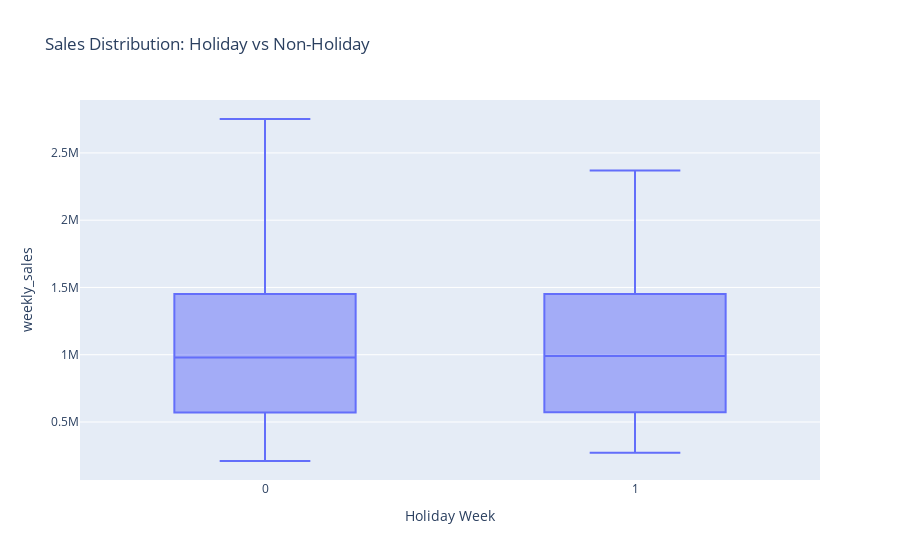

This figure's notebook cell:
### Code cell
fig = px.box(df, x='is_holiday', y='weekly_sales', 
             title='Sales Distribution: Holiday vs Non-Holiday',
             labels={'is_holiday': 'Holiday Week'})
fig.show()

### Figure 1 — Plotly figure (JSON) as saved in the notebook; plotly's stock layout.template omitted (floating-point values rounded to 4 significant figures; data arrays with more than 128 entries replaced by an {"elided": "..."} marker saying what was removed)
{"data": [{"alignmentgroup": "True", "hovertemplate": "Holiday Week=%{x}<br>weekly_sales=%{y}<extra></extra>", "legendgroup": "", "marker": {"color": "#636efa"}, "name": "", "notched": false, "offsetgroup": "", "orientation": "v", "showlegend": false, "type": "box", "x": {"elided": "2565 int values"}, "x0": " ", "xaxis": "x", "y": {"elided": "2565 float values"}, "y0": " ", "yaxis": "y"}], "layout": {"boxmode": "group", "legend": {"tracegroupgap": 0}, "title": {"text": "Sales Distribution: Holiday vs Non-Holiday"}, "xaxis": {"anchor": "y", "domain": [0, 1], "title": {"text": "Holiday Week"}}, "yaxis": {"anchor": "x", "domain": [0, 1], "title": {"text": "weekly_sales"}}}}
